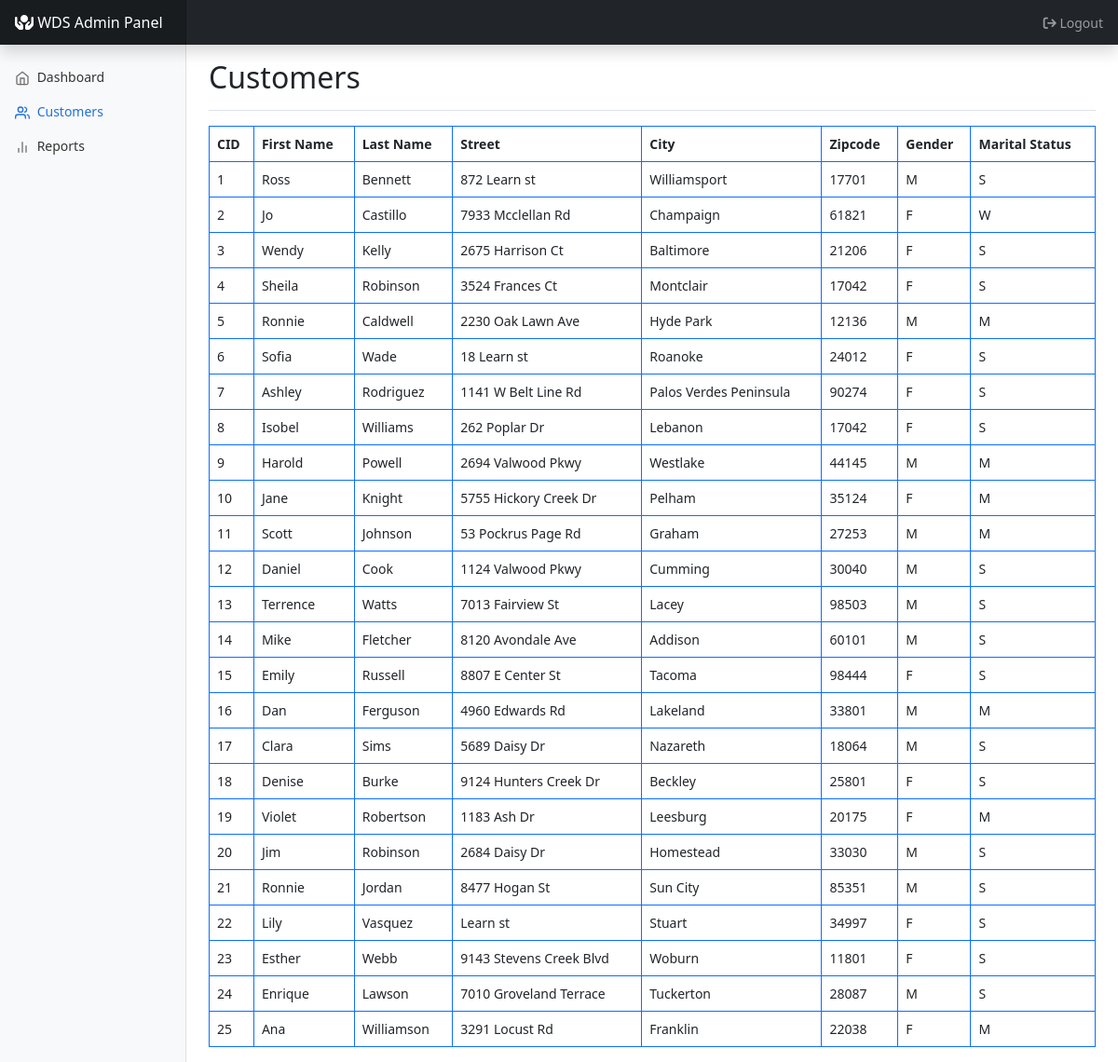
The page /admin/customers (signed in) on the database its author committed.
### app.py (models this page shows)
class Customer(db.Model, UserMixin):
    cid = db.Column(db.Integer, primary_key=True)
    first_name = db.Column(db.String(30), nullable=False)
    last_name = db.Column(db.String(30), nullable=False)
    street = db.Column(db.String(30), nullable=False)
    city = db.Column(db.String(30), nullable=False)
    zipcode = db.Column(db.Integer, nullable=False)
    gender = db.Column(db.String(30), nullable=True)
    marital_status = db.Column(db.String(1), nullable=False)

### app.py (the view)
@app.route("/admin/customers")
@login_required
def customers():
    username = current_user.username
    if username == "admin":
        Customers = Customer.query.all()
        return render_template("customers.html", customers=Customers)
    else:
        return redirect(url_for('home'))

### app.py (called while the page is built)
@login_manager.user_loader
def load_user(user_id):
    return User.query.get(int(user_id))

### templates/customers.html (shortened to what this page needs)
<!DOCTYPE html>
<html lang="en">
<head>
    <link href="https://cdn.jsdelivr.net/npm/bootstrap@5.2.0/dist/css/bootstrap.min.css" rel="stylesheet"
>
    <link rel="stylesheet" href="https://cdnjs.cloudflare.com/ajax/libs/font-awesome/6.1.2/css/all.min.css" />
    <link href="{{ url_for('static', filename='dashboard.css')}}" rel="stylesheet">
</head>
<body>
    <header class="navbar navbar-dark sticky-top bg-dark flex-md-nowrap p-0 shadow">
        <a class="navbar-brand col-md-3 col-lg-2 me-0 px-3 fs-6" href="{{ url_for('home') }}"><i
                class="fa-solid fa-hands-holding-circle"></i>
            WDS Admin Panel</a>
        <div class="navbar-nav">
            <div class="nav-item text-nowrap">
                <a class="nav-link px-3" href="{{ url_for('logout') }}"><i
                        class="fa-solid fa-arrow-right-from-bracket"></i> Logout</a>
            </div>
        </div>
    </header>
    <div class="container-fluid">
        <div class="row">
            <nav id="sidebarMenu" class="col-md-3 col-lg-2 d-md-block bg-light sidebar collapse">
                <div class="position-sticky pt-3 sidebar-sticky">
                    <ul class="nav flex-column">
                        <li class="nav-item">
                            <a class="nav-link" aria-current="page" href="{{ url_for('admin') }}">
                                <span data-feather="home" class="align-text-bottom"></span>
                                Dashboard
                            </a>
                        </li>
                        <li class="nav-item">
                            <a class="nav-link active" href="{{ url_for('customers') }}">
                                <span data-feather="users" class="align-text-bottom"></span>
                                Customers
                            </a>
                        </li>
                        <li class="nav-item">
                            <a class="nav-link" href="{{ url_for('reports') }}">
                                <span data-feather="bar-chart-2" class="align-text-bottom"></span>
                                Reports
                            </a>
                        </li>
                    </ul>
                </div>
            </nav>
            <main class="col-md-9 ms-sm-auto col-lg-10 px-md-4">
                <div
                    class="d-flex justify-content-between flex-wrap flex-md-nowrap align-items-center pt-3 pb-2 mb-3 border-bottom">
                    <h1 class="h2">Customers</h1>
                </div>
                <table class="table table-bordered border-primary">
                    <thead>
                        <tr>
                            <th scope="col">CID</th>
                            <th scope="col">First Name</th>
                            <th scope="col">Last Name</th>
                            <th scope="col">Street</th>
                            <th scope="col">City</th>
                            <th scope="col">Zipcode</th>
                            <th scope="col">Gender</th>
                            <th scope="col">Marital Status</th>
                        </tr>
                    </thead>
                    <tbody>
                        {% for customer in customers %}
                        <tr>
                            <td>{{ customer.cid}}</td>
                            <td>{{ customer.first_name}}</td>
                            <td>{{ customer.last_name}}</td>
                            <td>{{ customer.street}}</td>
                            <td>{{ customer.city}}</td>
                            <td>{{ customer.zipcode}}</td>
                            <td>{{ customer.gender}}</td>
                            <td>{{ customer.marital_status}}</td>
                        </tr>
                        {% endfor %}
                    </tbody>
                </table>
            </main>
        </div>
    </div>
</body>
</html>

### static/dashboard.css (style rules this page uses)
body { font-size: .875rem; }
.feather { width: 16px; height: 16px; }
.sidebar { position: fixed; top: 0; bottom: 0; left: 0; z-index: 100; padding: 48px 0 0; box-shadow: inset -1px 0 0 rgba(0, 0, 0, .1); }
.sidebar-sticky { height: calc(100vh - 48px); overflow-x: hidden; overflow-y: auto; }
.sidebar .nav-link { font-weight: 500; color: #333; }
.sidebar .nav-link .feather { margin-right: 4px; color: #727272; }
.sidebar .nav-link.active { color: #2470dc; }
.sidebar .nav-link:hover .feather, .sidebar .nav-link.active .feather { color: inherit; }
.navbar-brand { padding-top: .75rem; padding-bottom: .75rem; background-color: rgba(0, 0, 0, .25); box-shadow: inset -1px 0 0 rgba(0, 0, 0, .25); }

### rows shown on the page
Customer: cid "1", first_name "Ross", last_name "Bennett", street "872 Learn st", city "Williamsport", zipcode "17701", gender "M", marital_status "S"
Customer: cid "2", first_name "Jo", last_name "Castillo", street "7933 Mcclellan Rd", city "Champaign", zipcode "61821", gender "F", marital_status "W"
Customer: cid "3", first_name "Wendy", last_name "Kelly", street "2675 Harrison Ct", city "Baltimore", zipcode "21206", gender "F", marital_status "S"
Customer: cid "4", first_name "Sheila", last_name "Robinson", street "3524 Frances Ct", city "Montclair", zipcode "17042", gender "F", marital_status "S"
Customer: cid "5", first_name "Ronnie", last_name "Caldwell", street "2230 Oak Lawn Ave", city "Hyde Park", zipcode "12136", gender "M", marital_status "M"
Customer: cid "6", first_name "Sofia", last_name "Wade", street "18 Learn st", city "Roanoke", zipcode "24012", gender "F", marital_status "S"
Customer: cid "7", first_name "Ashley", last_name "Rodriguez", street "1141 W Belt Line Rd", city "Palos Verdes Peninsula", zipcode "90274", gender "F", marital_status "S"
Customer: cid "8", first_name "Isobel", last_name "Williams", street "262 Poplar Dr", city "Lebanon", zipcode "17042", gender "F", marital_status "S"
Customer: cid "9", first_name "Harold", last_name "Powell", street "2694 Valwood Pkwy", city "Westlake", zipcode "44145", gender "M", marital_status "M"
Customer: cid "10", first_name "Jane", last_name "Knight", street "5755 Hickory Creek Dr", city "Pelham", zipcode "35124", gender "F", marital_status "M"
Customer: cid "11", first_name "Scott", last_name "Johnson", street "53 Pockrus Page Rd", city "Graham", zipcode "27253", gender "M", marital_status "M"
Customer: cid "12", first_name "Daniel", last_name "Cook", street "1124 Valwood Pkwy", city "Cumming", zipcode "30040", gender "M", marital_status "S"
Customer: cid "13", first_name "Terrence", last_name "Watts", street "7013 Fairview St", city "Lacey", zipcode "98503", gender "M", marital_status "S"
Customer: cid "14", first_name "Mike", last_name "Fletcher", street "8120 Avondale Ave", city "Addison", zipcode "60101", gender "M", marital_status "S"
Customer: cid "15", first_name "Emily", last_name "Russell", street "8807 E Center St", city "Tacoma", zipcode "98444", gender "F", marital_status "S"
Customer: cid "16", first_name "Dan", last_name "Ferguson", street "4960 Edwards Rd", city "Lakeland", zipcode "33801", gender "M", marital_status "M"
Customer: cid "17", first_name "Clara", last_name "Sims", street "5689 Daisy Dr", city "Nazareth", zipcode "18064", gender "M", marital_status "S"
Customer: cid "18", first_name "Denise", last_name "Burke", street "9124 Hunters Creek Dr", city "Beckley", zipcode "25801", gender "F", marital_status "S"
Customer: cid "19", first_name "Violet", last_name "Robertson", street "1183 Ash Dr", city "Leesburg", zipcode "20175", gender "F", marital_status "M"
Customer: cid "20", first_name "Jim", last_name "Robinson", street "2684 Daisy Dr", city "Homestead", zipcode "33030", gender "M", marital_status "S"
Customer: cid "21", first_name "Ronnie", last_name "Jordan", street "8477 Hogan St", city "Sun City", zipcode "85351", gender "M", marital_status "S"
Customer: cid "22", first_name "Lily", last_name "Vasquez", street "Learn st", city "Stuart", zipcode "34997", gender "F", marital_status "S"
Customer: cid "23", first_name "Esther", last_name "Webb", street "9143 Stevens Creek Blvd", city "Woburn", zipcode "11801", gender "F", marital_status "S"
Customer: cid "24", first_name "Enrique", last_name "Lawson", street "7010 Groveland Terrace", city "Tuckerton", zipcode "28087", gender "M", marital_status "S"
Customer: cid "25", first_name "Ana", last_name "Williamson", street "3291 Locust Rd", city "Franklin", zipcode "22038", gender "F", marital_status "M"
